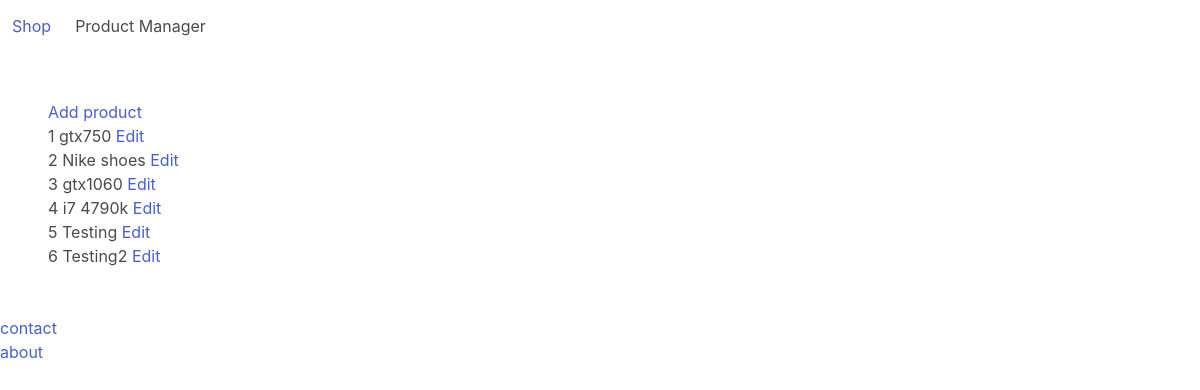
Page /productManager/ on the committed database.
### store/models.py (models this page shows, shortened)
class Product(models.Model):
      category = models.ForeignKey(Category, related_name='products', on_delete=models.CASCADE)
      title = models.CharField(max_length=255)
      slug = models.SlugField(max_length=255)
      description = models.TextField(blank=True, null=True)
      price = models.FloatField()
      id = models.AutoField(primary_key=True)

### core/views.py (the view)
# urls.py: path('productManager/', productManagePage, name="productManager"),
def productManagePage(request):
    products = Product.objects.all()
    context = {
        'products': products
    }
    return render(request, 'product.html', context)

### templates/product.html (shortened to what this page needs)
{% extends 'base.html'%}
{% block content %}
             <a href="{% url 'addProduct' %}" class="edit-button">Add product</a>
             <div class="product-list">
                 {% for product in products %}
                 <div class="product">
                     <span>{{ product.id }}</span>
                     <span>{{ product.title }}</span>
                     <a href="{% url 'editProduct' product.pk %}" class="edit-button">Edit</a>
                 </div>
                 {% endfor %}
             </div>
{% endblock%}

### rows in the picture
Product: id "1", title "gtx750"
Product: id "2", title "Nike shoes"
Product: id "3", title "gtx1060"
Product: id "4", title "i7 4790k"
Product: id "5", title "Testing"
Product: id "6", title "Testing2"
